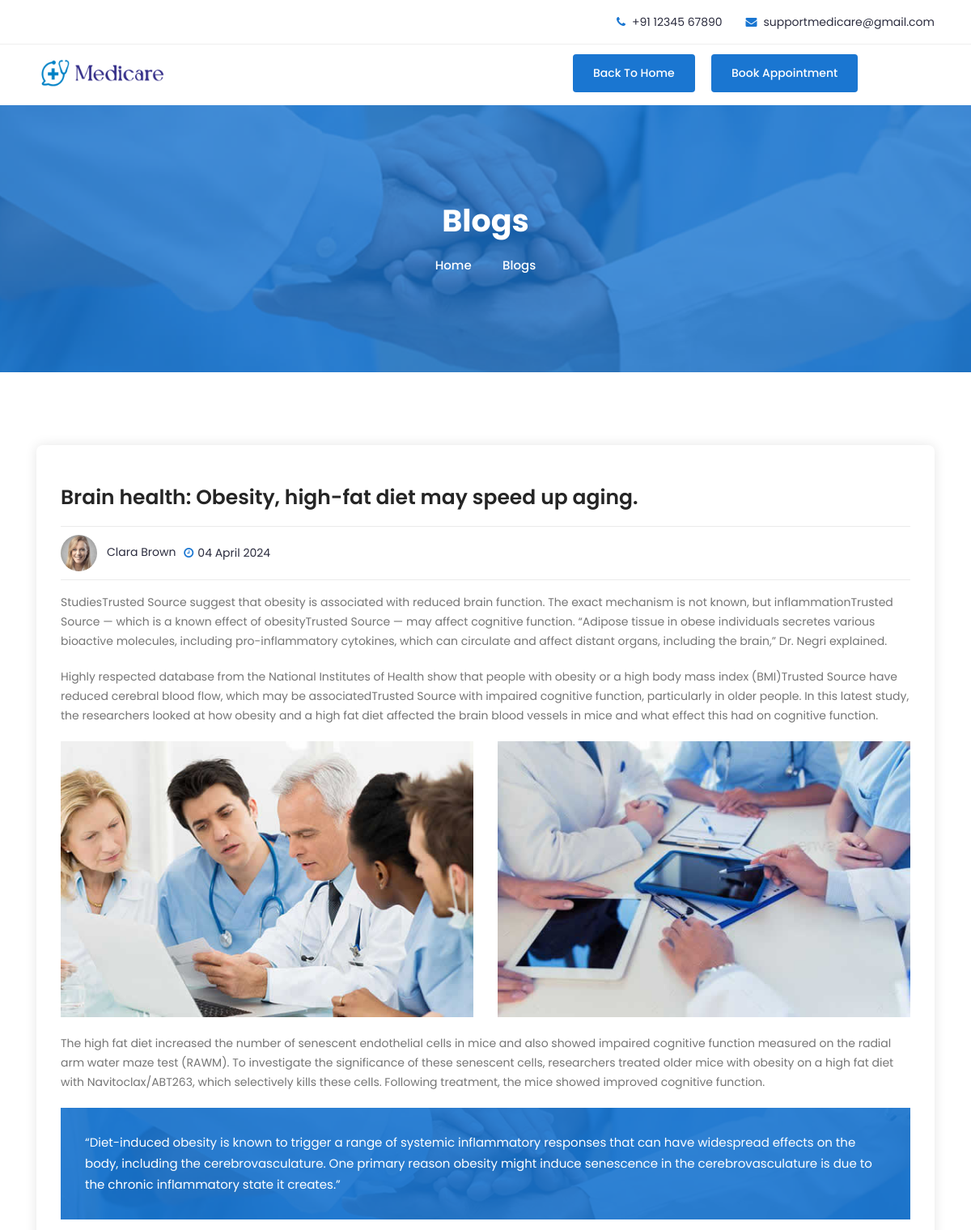
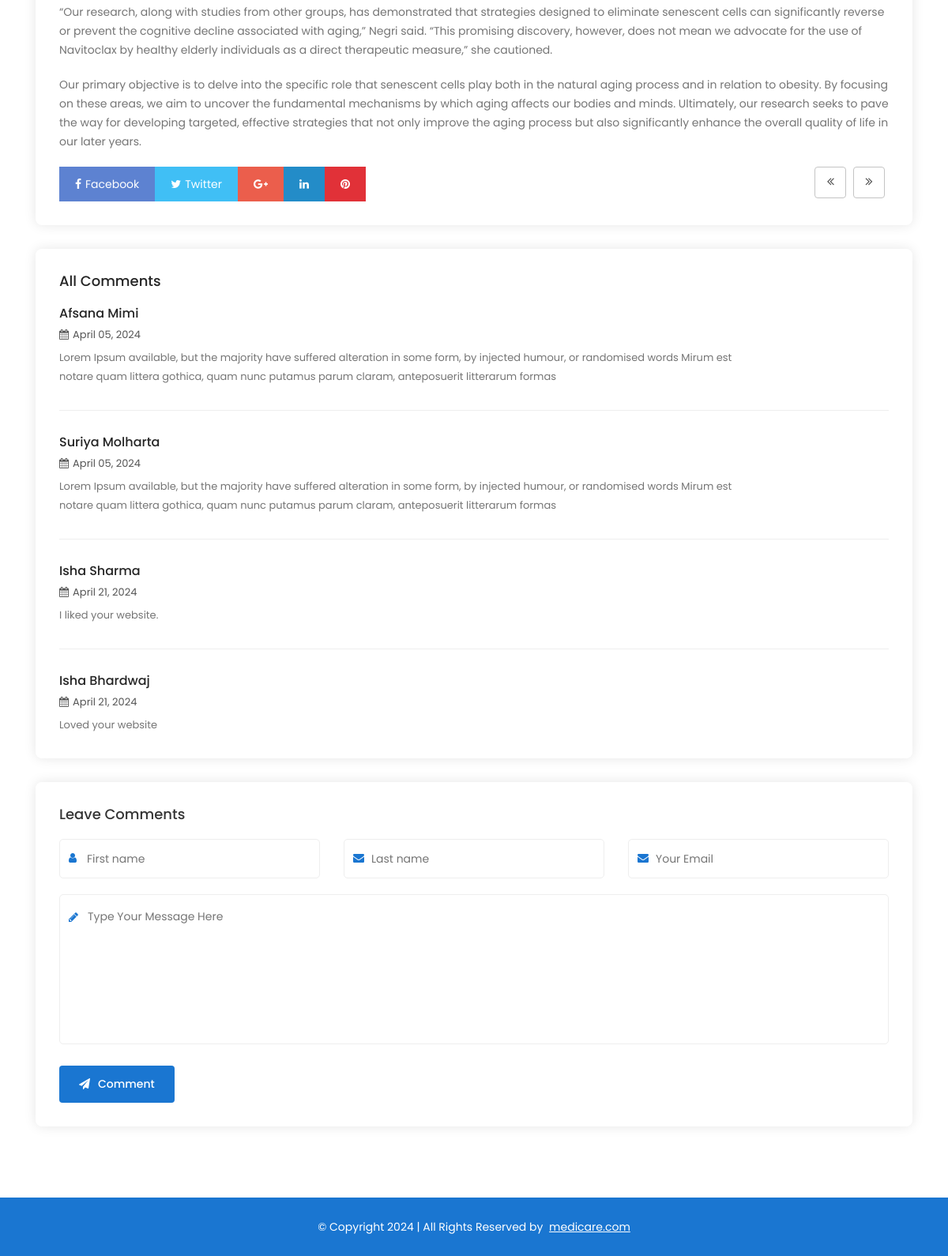
/blog-details/, run on the app's committed database (2 pictures, top to bottom).
### eclinic_app/models.py (models this page shows, shortened)
class Comment(models.Model):
    fname = models.CharField(max_length=20)
    lname = models.CharField(max_length=20)
    email = models.EmailField()
    date = datetime.date.today()
    message = models.CharField(max_length=100)

### eclinic_app/views.py (the view)
# urls.py: path('blog-details/', views.blog_details, name = "blog"),
def blog_details(request):
    post = Comment.objects.all()
    if request.method == 'POST':
        form = CommentForm(request.POST)
        if form.is_valid():
            form.save()
            return render(request, 'blog-single.html', { 'post':post})
    else:
        form = CommentForm()
    return render(request, 'blog-single.html', {'form':form, 'post':post})

### eclinic_app/forms.py
class CommentForm(ModelForm):
    class Meta:
        model = Comment
        fields = ['fname', 'lname', 'email', 'message']

### eclinic_app/templates/blog-single.html (shortened to what this page needs)
{% load static %}
<!doctype html>
<html class="no-js" lang="zxx">
    <head>
		<link rel="stylesheet" href="{% static 'eclinic_app/css/bootstrap.min.css' %}">
		<link rel="stylesheet" href="{% static 'eclinic_app/css/nice-select.css' %}">
        <link rel="stylesheet" href="{% static 'eclinic_app/css/font-awesome.min.css' %}">
        <link rel="stylesheet" href="{% static 'eclinic_app/css/icofont.css' %}">
		<link rel="stylesheet" href="{% static 'eclinic_app/css/slicknav.min.css' %}">
        <link rel="stylesheet" href="{% static 'eclinic_app/css/owl-carousel.css' %}">
		<link rel="stylesheet" href="{% static 'eclinic_app/css/datepicker.css' %}">
        <link rel="stylesheet" href="{% static 'eclinic_app/css/animate.min.css' %}">
        <link rel="stylesheet" href="{% static 'eclinic_app/css/magnific-popup.css' %}">
        <link rel="stylesheet" href="{% static 'eclinic_app/css/normalize.css' %}">
        <link rel="stylesheet" href="{% static 'eclinic_app/style.css' %}">
        <link rel="stylesheet" href="{% static 'eclinic_app/css/responsive.css' %}">
    </head>
    <body>
		<header class="header" style = "padding-bottom:16px">
			<div class="topbar">
				<div class="container">
					<div class="row">
						<div class="col-lg-6 col-md-5 col-12">
						</div>
						<div class="col-lg-6 col-md-7 col-12">
							<ul class="top-contact">
								<li><i class="fa fa-phone"></i>+91 12345 67890</li>
								<li><i class="fa fa-envelope"></i><a href="mailto:nishabisht165@gmail.com">supportmedicare@gmail.com</a></li>
							</ul>
						</div>
					</div>
				</div>
			</div>
			<div class="header-inner">
				<div class="container">
					<div class="inner">
						<div class="row">
							<div class="col-lg-2 col-md-3 col-12">
								<div class="logo">
									<a href="{% url 'home' %}"><img src="{% static 'eclinic_app/img/logo.jpg' %}" alt="#"></a>
								</div>
							</div>
							<div class="col-lg-9 col-md-9 col-12 text-right">
								<div class="get-quote d-inline-block">
									<a href="{% url 'home' %}" class="btn">Back to Home</a>
								</div>
								<div class="get-quote d-inline-block ml-3">
									<a href="{% url 'appointment' %}" class="btn">Book Appointment</a>
								</div>
							</div>
						</div>
					</div>
				</div>
			</div>
		</header>
		<div class="breadcrumbs overlay">
			<div class="container">
				<div class="bread-inner">
					<div class="row">
						<div class="col-12">
							<h2>Blogs</h2>
							<ul class="bread-list">
								<li><a href="{% url 'home' %}">Home</a></li>
								<li><i class="icofont-simple-right"></i></li>
								<li class="active">Blogs</li>
							</ul>
						</div>
					</div>
				</div>
			</div>
		</div>
		<section class="news-single section">
			<div class="container">
				<div class="row">
					<div class="col-lg-12 col-12">
						<div class="row">
							<div class="col-12">
								<div class="single-main">
									<h1 class="news-title"><a href="#">Brain health: Obesity, high-fat diet may speed up aging.</a></h1>
									<div class="meta">
										<div class="meta-left">
											<span class="author"><a href="#"><img src="{% static 'eclinic_app/img/author1.jpg' %}" alt="#">Clara Brown</a></span>
											<span class="date"><i class="fa fa-clock-o"></i>04 April 2024</span>
										</div>
									</div>
									<div class="news-text">
										<p>StudiesTrusted Source suggest that obesity is associated with reduced brain function. The exact mechanism is not known, but inflammationTrusted Source — which is a known effect of obesityTrusted Source — may affect cognitive function.
										“Adipose tissue in obese individuals secretes various bioactive molecules, including pro-inflammatory cytokines, which can circulate and affect distant organs, including the brain,” Dr. Negri explained.</p>
										<p>Highly respected database from the National Institutes of Health
										show that people with obesity or a high body mass index (BMI)Trusted Source have reduced cerebral blood flow, which may be associatedTrusted Source with impaired cognitive function, particularly in older people.
										In this latest study, the researchers looked at how obesity and a high fat diet affected the brain blood vessels in mice and what effect this had on cognitive function.</p>
										<div class="image-gallery">
											<div class="row">
												<div class="col-lg-6 col-md-6 col-12">
													<div class="single-image">
														<img src="{% static 'eclinic_app/img/blog2.jpg' %}" alt="#">
													</div>
												</div>
												<div class="col-lg-6 col-md-6 col-12">
													<div class="single-image">
														<img src="{% static 'eclinic_app/img/blog3.jpg' %}" alt="#">
													</div>
												</div>
											</div>
										</div>
										<p>The high fat diet increased the number of senescent endothelial cells in mice and also showed impaired cognitive function measured on the radial arm water maze test (RAWM).
										To investigate the significance of these senescent cells, researchers treated older mice with obesity on a high fat diet with Navitoclax/ABT263, which selectively kills these cells. Following treatment, the mice showed improved cognitive function.</p>
										<blockquote class="overlay">
											<p>“Diet-induced obesity is known to trigger a range of systemic inflammatory responses that can have widespread effects on the body, including the cerebrovasculature. One primary reason obesity might induce senescence in the cerebrovasculature is due to the chronic inflammatory state it creates.”</p>
										</blockquote>
										<p>“Our research, along with studies from other groups, has demonstrated that strategies designed to eliminate senescent cells can significantly reverse or prevent the cognitive decline associated with aging,” Negri said.
										“This promising discovery, however, does not mean we advocate for the use of Navitoclax by healthy elderly individuals as a direct therapeutic measure,” she cautioned.</p>
										<p>Our primary objective is to delve into the specific role that senescent cells play both in the natural aging process and in relation to obesity. By focusing on these areas, we aim to uncover the fundamental mechanisms by which aging affects our bodies and minds. Ultimately, our research seeks to pave the way for developing targeted, effective strategies that not only improve the aging process but also significantly enhance the overall quality of life in our later years.</p>
									</div>
									<div class="blog-bottom">
										<ul class="social-share">
											<li class="facebook"><a href="https://www.facebook.com/"><i class="fa fa-facebook"></i><span>Facebook</span></a></li>
											<li class="twitter"><a href="https://twitter.com/"><i class="fa fa-twitter"></i><span>Twitter</span></a></li>
											<li class="google-plus"><a href="https://www.google.com/"><i class="fa fa-google-plus"></i></a></li>
											<li class="linkedin"><a href="https://in.linkedin.com/"><i class="fa fa-linkedin"></i></a></li>
											<li class="pinterest"><a href="https://in.pinterest.com/"><i class="fa fa-pinterest"></i></a></li>
										</ul>
										<ul class="prev-next">
											<li class="prev"><a href="{% url 'blog' %}"><i class="fa fa-angle-double-left"></i></a></li>
											<li class="next"><a href="{% url 'blog' %}"><i class="fa fa-angle-double-right"></i></a></li>
										</ul>
									</div>
								</div>
							</div>
							<div class="col-12">
								<div class="blog-comments">
									<h2>All Comments</h2>
									<div class="comments-body">
										<div class="single-comments">
											<div class="main">
												<div class="body">
													<h4>Afsana Mimi</h4>
													<div class="comment-meta"><span class="meta"><i class="fa fa-calendar"></i>April 05, 2024</span></div>
													<p>Lorem Ipsum available, but the majority have suffered alteration in some form, by injected humour, or randomised words Mirum est notare quam littera gothica, quam nunc putamus parum claram, anteposuerit litterarum formas</p>
												</div>
											</div>
										</div>
										<div class="single-comments">
											<div class="main">
												<div class="body">
													<h4>Suriya Molharta</h4>
													<div class="comment-meta"><span class="meta"><i class="fa fa-calendar"></i>April 05, 2024</span></div>
													<p>Lorem Ipsum available, but the majority have suffered alteration in some form, by injected humour, or randomised words Mirum est notare quam littera gothica, quam nunc putamus parum claram, anteposuerit litterarum formas</p>
												</div>
											</div>
										</div>
										{% for item in post %}
											<div class="single-comments">
												<div class="main">
												<div class="body">
													<h4>{{item.fname}} {{item.lname}}</h4>
													<div class="comment-meta"><span class="meta"><i class="fa fa-calendar"></i>{{item.date}}</span></div>
													<p>{{item.message}}</p>
												</div>
											</div>
										</div>
										{% endfor %}
									</div>
								</div>
							</div>
							<div class="col-12">
								<div class="comments-form">
									<h2>Leave Comments</h2>
									<form class="form" method="post" action="{% url 'blog' %}">
										<div class="row">
											<div class="col-lg-4 col-md-4 col-12">
												<div class="form-group">
													<i class="fa fa-user"></i>
													<input type="text" name="fname" placeholder="First name" required="required">
												</div>
											</div>
											<div class="col-lg-4 col-md-4 col-12">
												<div class="form-group">
													<i class="fa fa-envelope"></i>
													<input type="text" name="lname" placeholder="Last name" required="required">
												</div>
											</div>
											<div class="col-lg-4 col-md-4 col-12">
												<div class="form-group">
													<i class="fa fa-envelope"></i>
													<input type="email" name="email" placeholder="Your Email" required="required">
												</div>
											</div>
											<div class="col-12">
												<div class="form-group message">
													<i class="fa fa-pencil"></i>
													<textarea name="message" rows="7" placeholder="Type Your Message Here" ></textarea>
												</div>
											</div>
											<div class="col-12">
												<div class="form-group button">
													<button class="btn" type="submit"><i class="fa fa-send"></i>Comment</button>
												</div>
											</div>
										</div>
									</form>
								</div>
							</div>
						</div>
					</div>
				</div>
			</div>
		</section>
		<footer id="footer" class="footer ">
			<div class="copyright">
				<div class="container">
					<div class="row">
						<div class="col-lg-12 col-md-12 col-12">
							<div class="copyright-content">
								<p>© Copyright 2024  |  All Rights Reserved by <a href="https://www.medicare.com" target="_blank">medicare.com</a> </p>
							</div>
						</div>
					</div>
				</div>
			</div>
		</footer>
    </body>
</html>

### data on the page
Comment: fname "Isha", lname "Sharma", date "April 21, 2024", message "I liked your website."
Comment: fname "Isha", lname "Bhardwaj", date "April 21, 2024", message "Loved your website"
